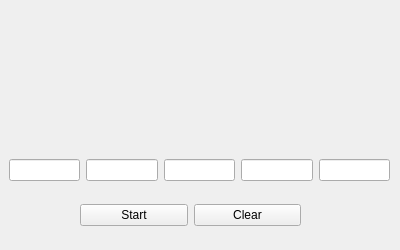
<?xml version="1.0" encoding="UTF-8"?>
<ui version="4.0">
 <class>IPCalculatorForm</class>
 <widget class="QMainWindow" name="IPCalculatorForm">
  <property name="geometry">
   <rect>
    <x>0</x>
    <y>0</y>
    <width>400</width>
    <height>250</height>
   </rect>
  </property>
  <property name="minimumSize">
   <size>
    <width>400</width>
    <height>250</height>
   </size>
  </property>
  <property name="maximumSize">
   <size>
    <width>400</width>
    <height>250</height>
   </size>
  </property>
  <property name="windowTitle">
   <string>IPCalculatorForm</string>
  </property>
  <widget class="QWidget" name="centralwidget">
   <widget class="QWidget" name="gridLayoutWidget">
    <property name="geometry">
     <rect>
      <x>80</x>
      <y>200</y>
      <width>221</width>
      <height>31</height>
     </rect>
    </property>
    <layout class="QGridLayout" name="gridLayout">
     <item row="0" column="0">
      <widget class="QPushButton" name="pushButton">
       <property name="text">
        <string>Start</string>
       </property>
      </widget>
     </item>
     <item row="0" column="1">
      <widget class="QPushButton" name="pushButton_2">
       <property name="text">
        <string>Clear</string>
       </property>
      </widget>
     </item>
    </layout>
   </widget>
   <widget class="QWidget" name="gridLayoutWidget_2">
    <property name="geometry">
     <rect>
      <x>9</x>
      <y>150</y>
      <width>381</width>
      <height>41</height>
     </rect>
    </property>
    <layout class="QGridLayout" name="gridLayout_2">
     <item row="0" column="3">
      <widget class="QLineEdit" name="lineEdit_4">
       <property name="maxLength">
        <number>3</number>
       </property>
      </widget>
     </item>
     <item row="0" column="0">
      <widget class="QLineEdit" name="lineEdit">
       <property name="maxLength">
        <number>3</number>
       </property>
      </widget>
     </item>
     <item row="0" column="4">
      <widget class="QLineEdit" name="lineEdit_5">
       <property name="maxLength">
        <number>2</number>
       </property>
      </widget>
     </item>
     <item row="0" column="1">
      <widget class="QLineEdit" name="lineEdit_2">
       <property name="maxLength">
        <number>3</number>
       </property>
      </widget>
     </item>
     <item row="0" column="2">
      <widget class="QLineEdit" name="lineEdit_3">
       <property name="maxLength">
        <number>3</number>
       </property>
      </widget>
     </item>
    </layout>
   </widget>
   <widget class="QWidget" name="gridLayoutWidget_3">
    <property name="geometry">
     <rect>
      <x>10</x>
      <y>20</y>
      <width>381</width>
      <height>91</height>
     </rect>
    </property>
    <layout class="QGridLayout" name="gridLayout_3">
     <item row="0" column="0">
      <widget class="QLabel" name="resultLabel">
       <property name="font">
        <font>
         <pointsize>11</pointsize>
        </font>
       </property>
       <property name="text">
        <string/>
       </property>
      </widget>
     </item>
    </layout>
   </widget>
  </widget>
 </widget>
 <resources/>
 <connections/>
</ui>
